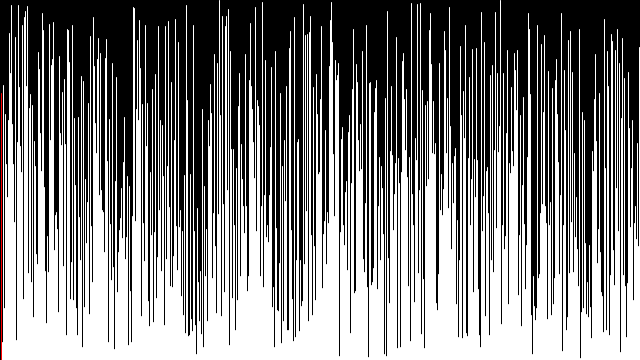
Frame 1 (no input)
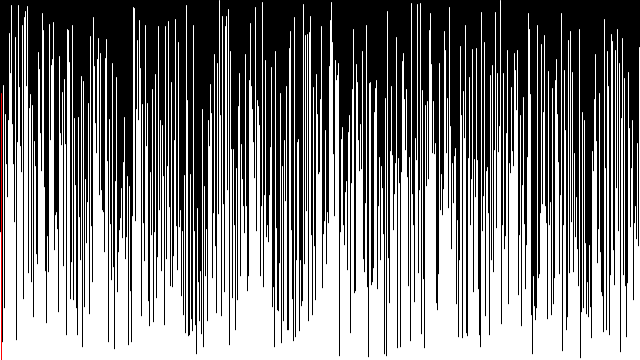
Frame 60 (the mouse pressed at the canvas centre just before this capture)
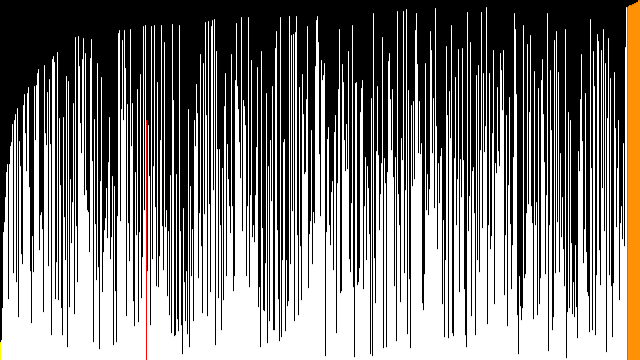
Frame 120 (the mouse held since frame 60 and released just before this capture)

The Processing sketch that drew these frames (run headless with seeded random() and noise(); from frame 60 on, the mouse is pressed at the canvas centre):

// Processing sketch: sketch_52_Visualization_of_Bubble_Sort_2
// ── sketch_52_Visualization_of_Bubble_Sort_2.pde
float[] size;

void setup()
{
  size(640, 360);

  size = new float[width];

  for (int i = 0; i < size.length; i++)
  {
    size[i] = random(height);
  }
}

int i = 0;
int j = 0;

void draw()
{
  background(0);

  if (mousePressed)
  {
    float map = map(mouseX, 0, width, 0, 300);

    for (int k = 0; k < map; k++)
    {

      float a = size[j];
      float b = size[j + 1];
      if (a < b)
      {
        swap(size, j, j+1);
      }

      if (i < size.length)
      {
        j = j + 1;
        if (j >= size.length-i-1)
        {
          j = 0;
          i = i + 1;
        }
      } else
      {
        noLoop();
      }
    }
  }

  for (int l = 0; l < size.length; l++)
  {
    lines(l, i, j);
  }
}

void swap(float[] arr, int a, int b)
{
  float temp = arr[a];
  arr[a] = arr[b];
  arr[b] = temp;
}

void lines(int l, int i, int j)
{

  line(l, height, l, size[l]);
  if (l <= width-i)
  {
    stroke(255);
  }
  if (l == j)
  {
    stroke(255, 0, 0);
  }
  if (l == width-i)
  {
    stroke(random(255),random(255),random(255));
  }
  if (l > width-i)
  {
    stroke(abs(l-i), j, l%i);
  }
}
